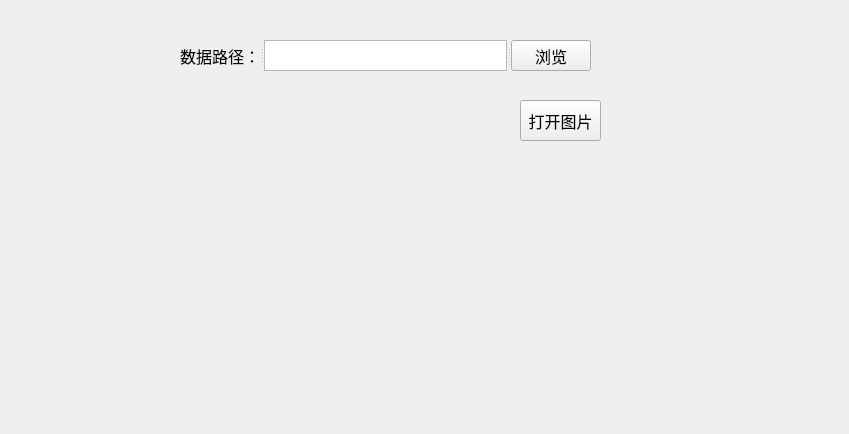
<?xml version="1.0" encoding="UTF-8"?>
<ui version="4.0">
 <class>form</class>
 <widget class="QWidget" name="form">
  <property name="geometry">
   <rect>
    <x>0</x>
    <y>0</y>
    <width>849</width>
    <height>434</height>
   </rect>
  </property>
  <property name="windowTitle">
   <string>widgetF</string>
  </property>
  <widget class="QPushButton" name="btnOpenImage">
   <property name="geometry">
    <rect>
     <x>520</x>
     <y>100</y>
     <width>81</width>
     <height>41</height>
    </rect>
   </property>
   <property name="font">
    <font>
     <family>黑体</family>
     <pointsize>12</pointsize>
    </font>
   </property>
   <property name="text">
    <string>打开图片</string>
   </property>
  </widget>
  <widget class="QSplitter" name="splitter">
   <property name="geometry">
    <rect>
     <x>180</x>
     <y>40</y>
     <width>411</width>
     <height>31</height>
    </rect>
   </property>
   <property name="orientation">
    <enum>Qt::Horizontal</enum>
   </property>
   <widget class="QLabel" name="lblDataPath">
    <property name="font">
     <font>
      <family>新宋体</family>
      <pointsize>12</pointsize>
     </font>
    </property>
    <property name="text">
     <string>数据路径：</string>
    </property>
   </widget>
   <widget class="QTextBrowser" name="tbDataPath">
    <property name="font">
     <font>
      <family>Times New Roman</family>
      <pointsize>12</pointsize>
     </font>
    </property>
   </widget>
   <widget class="QPushButton" name="btnDataPath">
    <property name="font">
     <font>
      <family>新宋体</family>
      <pointsize>12</pointsize>
     </font>
    </property>
    <property name="text">
     <string>浏览</string>
    </property>
   </widget>
  </widget>
 </widget>
 <resources/>
 <connections/>
</ui>
